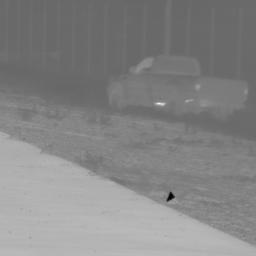
%> input picture Input/019.png, 256 x 256 px
$ octave demo.m   (GNU Octave 9; MATLAB toolbox functions it lacks are replaced by stand-ins)
%> lines starting %> are read from the running program, lines starting %| are printed output that depends on the picture
### Weighting_Map.m
function [w,map] = Weighting_Map()
    min_f  = -20;
	max_f  =  20;
	step_f = 1;
	u      = min_f:step_f:max_f;
    U      = u;
    for i = 1:(length(u) - 1)
        U = cat(1,U,u);
    end
	sigma = 2;
    u     = U;
    v     = U';
	f     = sqrt(u .* u + v .* v);
	w     = 2 .* pi .* f ./ 60;
	Sw    = 1.5 .* exp(-sigma .^2 .*w .^ 2 ./ 2)-exp(-2 .* sigma .^ 2 .* w .^2 ./ 2);
	% Modification in High frequency
	sita  = atan(v./(u+eps));
	bita  = 8;
	f0    = 11.13;
	w0    = 2 .* pi .* f0 ./ 60;
	Ow    = (1 + exp(bita .* (w - w0)) .* (cos(2 .* sita)) .^ 4) ./ (1 + exp(bita .* (w - w0)));
	% Compute final response
	map   = Sw .* Ow;
    w     = fsamp2(map);
end

### NormalRange.m
function newimg = NormalRange(img, Jmin, Jmax, frac)
    if ~isa(img, 'double' )
        img = double(img);
    end
    Imax = max(img(:));
    Imin = min(img(:));
    if Imin < 0
        img = (img - Imin) / (abs(Imin) + Imax);
%         Imax = 1;
        Imin = 0;
    end
    newimg = img - Imin;
    newimg = newimg ./ max(newimg(:)) * (Jmax - Jmin);
    newimg = newimg + Jmin;
    if frac == 1
        newimg = uint8(newimg);
    end
end

### Thermal_DIMTE.m
function [InvertDIMTE,DIMTE] = Thermal_DIMTE(img,kernel,Condition)
% Condition = normalize : Rescale the thermal metric to [0,1]
% Kernel                : Size of a tile
% k = 3;
% Condition = 'normalized';
    k = kernel;
    S = round(k/2) - 1;
    img = padarray(img,[S S],'symmetric');
    [~,~,z] = size(img);
    if z == 3
        img = rgb2gray(img);
    end
    I = GrayDouble(img);
    Local_Block = im2col(I,[k k]);
    DIMTE  = zeros(1,size(Local_Block,2));
    parfor i = 1:size(Local_Block,2)
        Current_I = sort(Local_Block(:,i));
        Current_P = Current_I/sum(Current_I(:));
        Current_C = cumsum(Current_P);
        Pmin = min(Current_P(:));
        Pmax = max(Current_P(:));
        Imin = min(Current_I(:));
        Imax = max(Current_I(:));
        P_Dark = Current_C(1:end-1);
        P_Bright = 1 - P_Dark;
        P_Entropy = P_Dark .* log10(P_Dark ./ P_Bright);
        T = find(P_Entropy==min(P_Entropy(:)), 1);
        if isempty(T) == 0
            DIMTE(i)  = (Pmin(1) / (Pmax(1) + Pmin(1))) * ((Imin(1) / (Imax(1) + Imax(1))) ^ 2);
        end
    end
    DIMTE  = reshape(DIMTE,size(img,1)-k+1,size(img,2)-k+1);
    InvertDIMTE = 1 ./ (1 + DIMTE);
    if Condition == 'normalized'
        %% Normalization
        DIMTE  = NormalRange(DIMTE,0,1,0);
        InvertDIMTE  = NormalRange(InvertDIMTE,0,1,0);
    end
%     InvertDIMTE = mean(InvertDIMTE(:));
%     DIMTE = mean(DIMTE(:));
end

### GrayDouble.m
function newimg = GrayDouble(img)
    if size(img,3) == 3
        newimg = double(rgb2gray(img));
    else
        newimg = double(img);
    end
end

### demo.m
clc
clearvars
close all
img = imread('/Users/thaweesaktrongtirakul/Library/CloudStorage/OneDrive-RajamangalaUniversityofTechnologyPhranakhon/AGAIAN/SPIE2023/Images/Input/019.png');
%> img is the input picture: size 256x256x3 uint8; min 2, max 252, mean 133.3
img = rgb2gray(img);
%> img: size 256x256 uint8
%% Equalization
[x,y,z] = size(img);
%> x = 256; y = 256; z = 1
img     = reshape(img,x,y*z);
BHE     = histeq(img);
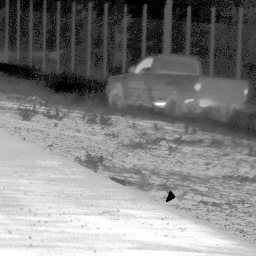
%> BHE: size 256x256 uint8; min 0, max 255, mean 129.8
CLAHE   = adapthisteq(img);
%% Calculation of BDIM-Based Weights
kernel    = 3;
Condition = 0;
[w,~]          = Weighting_Map();
WDIMTE_BHE     = filter2(w, BHE);
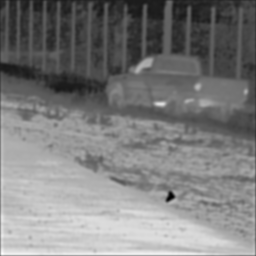
%> WDIMTE_BHE: size 256x256 double; min -18.95, max 151.2, mean 64.9; drawn with min black and max white
WDIMTE_BHE     = NormalRange(WDIMTE_BHE,0,255,1);
%> in NormalRange, `Imax = max(img(:));`: Imax = 151.2
%> in NormalRange, `Imin = min(img(:));`: Imin = -18.95
WDIMTE_CLAHE   = filter2(w, CLAHE);
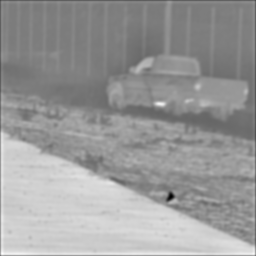
%> WDIMTE_CLAHE: size 256x256 double; min -10.91, max 120.7, mean 68.8; drawn with min black and max white
WDIMTE_CLAHE   = NormalRange(WDIMTE_CLAHE,0,255,1);
[BDIM_BHE,~]   = Thermal_DIMTE(WDIMTE_BHE,kernel,Condition);
%> the loop in Thermal_DIMTE, `parfor i = 1:size(Local_Block,2)` made 65536 passes
%> (Current_I, Current_C, Pmin, Pmax, Imin, Imax, P_Bright) on passes 1 to 3: ([34; 34; 34; 34; 36; 36; 36; 36; 39], [0.107; 0.213; 0.32; 0.426; 0.539; 0.652; 0.765; 0.878; 1], 0.107, 0.122, 34, 39, [0.893; 0.787; 0.68; 0.574; 0.461; 0.348; 0.235; 0.122]), ([34; 34; 35; 35; 36; 36; 36; 39; 40], [0.105; 0.209; 0.317; 0.425; 0.535; 0.646; 0.757; 0.877; 1], 0.105, 0.123, 34, 40, [0.895; 0.791; 0.683; 0.575; 0.465; 0.354; 0.243; 0.123]), ([34; 34; 35; 35; 36; 36; 39; 39; 40], [0.104; 0.207; 0.314; 0.421; 0.53; 0.64; 0.759; 0.878; 1], 0.104, 0.122, 34, 40, [0.896; 0.793; 0.686; 0.579; 0.47; 0.36; 0.241; 0.122])
%> in Thermal_DIMTE, `InvertDIMTE = 1 ./ (1 + DIMTE);`:
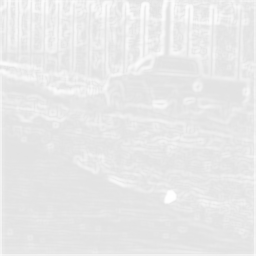
%> InvertDIMTE: size 256x256 double; min 0.889, max 1, mean 0.914
[BDIM_CLAHE,~] = Thermal_DIMTE(WDIMTE_CLAHE,kernel,Condition);
%> call 2 of Thermal_DIMTE, with kernel = 3, Condition = 0
%> the loop in Thermal_DIMTE (call 2), `parfor i = 1:size(Local_Block,2)` made 65536 passes
%> (Current_I, Current_C, Pmin, Pmax, Imin, Imax, P_Bright) on passes 1 to 3: ([75; 75; 75; 75; 96; 96; 96; 96; 127], [0.0925; 0.185; 0.277; 0.37; 0.488; 0.607; 0.725; 0.843; 1], 0.0925, 0.157, 75, 127, [0.908; 0.815; 0.723; 0.63; 0.512; 0.393; 0.275; 0.157]), ([75; 75; 96; 96; 96; 101; 101; 127; 135], [0.0831; 0.166; 0.273; 0.379; 0.486; 0.598; 0.71; 0.85; 1], 0.0831, 0.15, 75, 135, [0.917; 0.834; 0.727; 0.621; 0.514; 0.402; 0.29; 0.15]), ([96; 96; 99; 99; 101; 101; 127; 132; 135], [0.0974; 0.195; 0.295; 0.396; 0.498; 0.6; 0.729; 0.863; 1], 0.0974, 0.137, 96, 135, [0.903; 0.805; 0.705; 0.604; 0.502; 0.4; 0.271; 0.137])
%> in Thermal_DIMTE (call 2), `DIMTE  = reshape(DIMTE,size(img,1)-k+1,size(img,2)-k+1);`:
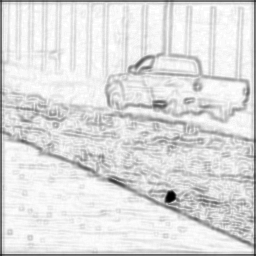
%> DIMTE: size 256x256 double; min 0, max 0.125, mean 0.109; drawn with min black and max white
Adapt_Weights  = BDIM_BHE + BDIM_CLAHE;
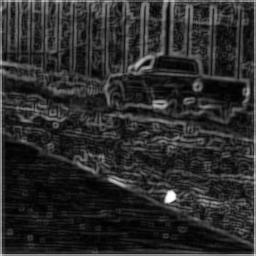
%> Adapt_Weights: size 256x256 double; min 1.78, max 2, mean 1.82; drawn with min black and max white
W1             = BDIM_BHE ./ Adapt_Weights;
W2             = BDIM_CLAHE ./ Adapt_Weights;
%% Reshape
BHE     = reshape(BHE,x,y,z);
CLAHE   = reshape(CLAHE,x,y,z);
W1      = reshape(W1,x,y,z);
W2      = reshape(W2,x,y,z);
%% Adaptive Image Fusion
Fused          = uint8(W1 .* double(BHE) + W2 .* double(CLAHE));
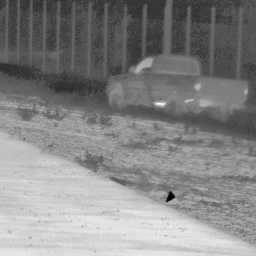
%> Fused: size 256x256 uint8; min 0, max 255, mean 133.6
%% Recoloring
%> (the run ends here)
